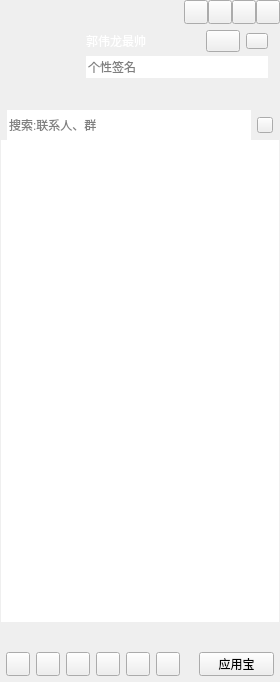
<?xml version="1.0" encoding="UTF-8"?>
<ui version="4.0">
 <class>CCMainWindowClass</class>
 <widget class="QWidget" name="CCMainWindowClass">
  <property name="geometry">
   <rect>
    <x>0</x>
    <y>0</y>
    <width>280</width>
    <height>682</height>
   </rect>
  </property>
  <property name="sizePolicy">
   <sizepolicy hsizetype="Maximum" vsizetype="Preferred">
    <horstretch>0</horstretch>
    <verstretch>0</verstretch>
   </sizepolicy>
  </property>
  <property name="minimumSize">
   <size>
    <width>280</width>
    <height>682</height>
   </size>
  </property>
  <property name="windowTitle">
   <string>CCMainWindow</string>
  </property>
  <layout class="QVBoxLayout" name="verticalLayout_6">
   <property name="spacing">
    <number>0</number>
   </property>
   <property name="leftMargin">
    <number>0</number>
   </property>
   <property name="topMargin">
    <number>0</number>
   </property>
   <property name="rightMargin">
    <number>0</number>
   </property>
   <property name="bottomMargin">
    <number>0</number>
   </property>
   <item>
    <widget class="QWidget" name="titleWidget" native="true">
     <property name="sizePolicy">
      <sizepolicy hsizetype="Expanding" vsizetype="Preferred">
       <horstretch>0</horstretch>
       <verstretch>0</verstretch>
      </sizepolicy>
     </property>
     <property name="titleskin" stdset="0">
      <bool>true</bool>
     </property>
     <layout class="QVBoxLayout" name="verticalLayout_2">
      <property name="spacing">
       <number>0</number>
      </property>
      <property name="leftMargin">
       <number>0</number>
      </property>
      <property name="topMargin">
       <number>0</number>
      </property>
      <property name="rightMargin">
       <number>0</number>
      </property>
      <property name="bottomMargin">
       <number>0</number>
      </property>
      <item>
       <layout class="QHBoxLayout" name="horizontalLayout">
        <property name="spacing">
         <number>0</number>
        </property>
        <property name="leftMargin">
         <number>12</number>
        </property>
        <item>
         <widget class="QLabel" name="titleIcon">
          <property name="sizePolicy">
           <sizepolicy hsizetype="Fixed" vsizetype="Fixed">
            <horstretch>0</horstretch>
            <verstretch>0</verstretch>
           </sizepolicy>
          </property>
          <property name="minimumSize">
           <size>
            <width>42</width>
            <height>18</height>
           </size>
          </property>
          <property name="maximumSize">
           <size>
            <width>42</width>
            <height>18</height>
           </size>
          </property>
          <property name="text">
           <string/>
          </property>
         </widget>
        </item>
        <item>
         <spacer name="horizontalSpacer">
          <property name="orientation">
           <enum>Qt::Horizontal</enum>
          </property>
          <property name="sizeHint" stdset="0">
           <size>
            <width>40</width>
            <height>20</height>
           </size>
          </property>
         </spacer>
        </item>
        <item>
         <widget class="QPushButton" name="palcehold1">
          <property name="sizePolicy">
           <sizepolicy hsizetype="Fixed" vsizetype="Fixed">
            <horstretch>0</horstretch>
            <verstretch>0</verstretch>
           </sizepolicy>
          </property>
          <property name="minimumSize">
           <size>
            <width>24</width>
            <height>24</height>
           </size>
          </property>
          <property name="maximumSize">
           <size>
            <width>24</width>
            <height>24</height>
           </size>
          </property>
          <property name="text">
           <string/>
          </property>
         </widget>
        </item>
        <item>
         <widget class="QPushButton" name="placehold2">
          <property name="sizePolicy">
           <sizepolicy hsizetype="Fixed" vsizetype="Fixed">
            <horstretch>0</horstretch>
            <verstretch>0</verstretch>
           </sizepolicy>
          </property>
          <property name="minimumSize">
           <size>
            <width>24</width>
            <height>24</height>
           </size>
          </property>
          <property name="maximumSize">
           <size>
            <width>24</width>
            <height>24</height>
           </size>
          </property>
          <property name="text">
           <string/>
          </property>
         </widget>
        </item>
        <item>
         <widget class="QPushButton" name="sysmin">
          <property name="sizePolicy">
           <sizepolicy hsizetype="Fixed" vsizetype="Fixed">
            <horstretch>0</horstretch>
            <verstretch>0</verstretch>
           </sizepolicy>
          </property>
          <property name="minimumSize">
           <size>
            <width>24</width>
            <height>24</height>
           </size>
          </property>
          <property name="maximumSize">
           <size>
            <width>24</width>
            <height>24</height>
           </size>
          </property>
          <property name="text">
           <string/>
          </property>
         </widget>
        </item>
        <item>
         <widget class="QPushButton" name="sysclose">
          <property name="sizePolicy">
           <sizepolicy hsizetype="Fixed" vsizetype="Fixed">
            <horstretch>0</horstretch>
            <verstretch>0</verstretch>
           </sizepolicy>
          </property>
          <property name="minimumSize">
           <size>
            <width>24</width>
            <height>24</height>
           </size>
          </property>
          <property name="maximumSize">
           <size>
            <width>24</width>
            <height>24</height>
           </size>
          </property>
          <property name="text">
           <string/>
          </property>
         </widget>
        </item>
       </layout>
      </item>
      <item>
       <layout class="QHBoxLayout" name="horizontalLayout_3">
        <property name="leftMargin">
         <number>12</number>
        </property>
        <property name="topMargin">
         <number>6</number>
        </property>
        <property name="rightMargin">
         <number>12</number>
        </property>
        <property name="bottomMargin">
         <number>6</number>
        </property>
        <item>
         <widget class="QLabel" name="headLabel">
          <property name="sizePolicy">
           <sizepolicy hsizetype="Fixed" vsizetype="Fixed">
            <horstretch>0</horstretch>
            <verstretch>0</verstretch>
           </sizepolicy>
          </property>
          <property name="minimumSize">
           <size>
            <width>68</width>
            <height>68</height>
           </size>
          </property>
          <property name="maximumSize">
           <size>
            <width>68</width>
            <height>68</height>
           </size>
          </property>
          <property name="text">
           <string/>
          </property>
         </widget>
        </item>
        <item>
         <layout class="QVBoxLayout" name="verticalLayout">
          <property name="spacing">
           <number>4</number>
          </property>
          <item>
           <layout class="QHBoxLayout" name="horizontalLayout_2">
            <item>
             <widget class="QLabel" name="nameLabel">
              <property name="sizePolicy">
               <sizepolicy hsizetype="Expanding" vsizetype="Fixed">
                <horstretch>0</horstretch>
                <verstretch>0</verstretch>
               </sizepolicy>
              </property>
              <property name="minimumSize">
               <size>
                <width>0</width>
                <height>22</height>
               </size>
              </property>
              <property name="maximumSize">
               <size>
                <width>16777215</width>
                <height>22</height>
               </size>
              </property>
              <property name="styleSheet">
               <string notr="true">color:rgb(255,255,255);
font:75 12pt '微软雅黑';</string>
              </property>
              <property name="text">
               <string>郭伟龙最帅</string>
              </property>
             </widget>
            </item>
            <item>
             <widget class="QPushButton" name="stausBtn">
              <property name="sizePolicy">
               <sizepolicy hsizetype="Fixed" vsizetype="Fixed">
                <horstretch>0</horstretch>
                <verstretch>0</verstretch>
               </sizepolicy>
              </property>
              <property name="minimumSize">
               <size>
                <width>34</width>
                <height>22</height>
               </size>
              </property>
              <property name="maximumSize">
               <size>
                <width>34</width>
                <height>22</height>
               </size>
              </property>
              <property name="text">
               <string/>
              </property>
              <property name="hasborder" stdset="0">
               <bool>true</bool>
              </property>
             </widget>
            </item>
            <item>
             <widget class="QPushButton" name="levelBtn">
              <property name="sizePolicy">
               <sizepolicy hsizetype="Fixed" vsizetype="Fixed">
                <horstretch>0</horstretch>
                <verstretch>0</verstretch>
               </sizepolicy>
              </property>
              <property name="minimumSize">
               <size>
                <width>22</width>
                <height>16</height>
               </size>
              </property>
              <property name="maximumSize">
               <size>
                <width>22</width>
                <height>16</height>
               </size>
              </property>
              <property name="text">
               <string/>
              </property>
              <property name="hasborder" stdset="0">
               <bool>true</bool>
              </property>
             </widget>
            </item>
           </layout>
          </item>
          <item>
           <widget class="QLineEdit" name="lineEdit">
            <property name="minimumSize">
             <size>
              <width>0</width>
              <height>22</height>
             </size>
            </property>
            <property name="maximumSize">
             <size>
              <width>16777215</width>
              <height>22</height>
             </size>
            </property>
            <property name="frame">
             <bool>false</bool>
            </property>
            <property name="placeholderText">
             <string>个性签名</string>
            </property>
           </widget>
          </item>
          <item>
           <widget class="QWidget" name="appWidget" native="true">
            <property name="sizePolicy">
             <sizepolicy hsizetype="Expanding" vsizetype="Fixed">
              <horstretch>0</horstretch>
              <verstretch>0</verstretch>
             </sizepolicy>
            </property>
            <property name="minimumSize">
             <size>
              <width>0</width>
              <height>22</height>
             </size>
            </property>
            <property name="maximumSize">
             <size>
              <width>16777215</width>
              <height>22</height>
             </size>
            </property>
           </widget>
          </item>
         </layout>
        </item>
       </layout>
      </item>
     </layout>
    </widget>
   </item>
   <item>
    <widget class="QWidget" name="widget" native="true">
     <property name="sizePolicy">
      <sizepolicy hsizetype="Expanding" vsizetype="Expanding">
       <horstretch>0</horstretch>
       <verstretch>0</verstretch>
      </sizepolicy>
     </property>
     <layout class="QVBoxLayout" name="verticalLayout_4">
      <property name="spacing">
       <number>0</number>
      </property>
      <property name="leftMargin">
       <number>1</number>
      </property>
      <property name="topMargin">
       <number>0</number>
      </property>
      <property name="rightMargin">
       <number>1</number>
      </property>
      <property name="bottomMargin">
       <number>0</number>
      </property>
      <item>
       <widget class="QWidget" name="searchWidget" native="true">
        <property name="sizePolicy">
         <sizepolicy hsizetype="Expanding" vsizetype="Fixed">
          <horstretch>0</horstretch>
          <verstretch>0</verstretch>
         </sizepolicy>
        </property>
        <property name="minimumSize">
         <size>
          <width>0</width>
          <height>30</height>
         </size>
        </property>
        <property name="maximumSize">
         <size>
          <width>16777215</width>
          <height>30</height>
         </size>
        </property>
        <layout class="QHBoxLayout" name="horizontalLayout_4">
         <property name="leftMargin">
          <number>6</number>
         </property>
         <property name="topMargin">
          <number>0</number>
         </property>
         <property name="rightMargin">
          <number>6</number>
         </property>
         <property name="bottomMargin">
          <number>0</number>
         </property>
         <item>
          <widget class="QLineEdit" name="searchLineEdit">
           <property name="minimumSize">
            <size>
             <width>0</width>
             <height>30</height>
            </size>
           </property>
           <property name="maximumSize">
            <size>
             <width>16777215</width>
             <height>30</height>
            </size>
           </property>
           <property name="frame">
            <bool>false</bool>
           </property>
           <property name="placeholderText">
            <string>搜索:联系人、群</string>
           </property>
          </widget>
         </item>
         <item>
          <widget class="QPushButton" name="searchBtn">
           <property name="sizePolicy">
            <sizepolicy hsizetype="Fixed" vsizetype="Fixed">
             <horstretch>0</horstretch>
             <verstretch>0</verstretch>
            </sizepolicy>
           </property>
           <property name="minimumSize">
            <size>
             <width>16</width>
             <height>16</height>
            </size>
           </property>
           <property name="maximumSize">
            <size>
             <width>16</width>
             <height>16</height>
            </size>
           </property>
           <property name="text">
            <string/>
           </property>
          </widget>
         </item>
        </layout>
       </widget>
      </item>
      <item>
       <widget class="QScrollArea" name="scrollArea">
        <property name="frameShape">
         <enum>QFrame::NoFrame</enum>
        </property>
        <property name="widgetResizable">
         <bool>true</bool>
        </property>
        <widget class="QWidget" name="scrollAreaWidgetContents">
         <property name="geometry">
          <rect>
           <x>0</x>
           <y>0</y>
           <width>278</width>
           <height>476</height>
          </rect>
         </property>
         <layout class="QVBoxLayout" name="verticalLayout_3">
          <property name="spacing">
           <number>0</number>
          </property>
          <property name="leftMargin">
           <number>0</number>
          </property>
          <property name="topMargin">
           <number>0</number>
          </property>
          <property name="rightMargin">
           <number>0</number>
          </property>
          <property name="bottomMargin">
           <number>0</number>
          </property>
          <item>
           <widget class="QTreeWidget" name="treeWidget">
            <property name="frameShape">
             <enum>QFrame::NoFrame</enum>
            </property>
            <property name="verticalScrollBarPolicy">
             <enum>Qt::ScrollBarAlwaysOff</enum>
            </property>
            <property name="horizontalScrollBarPolicy">
             <enum>Qt::ScrollBarAlwaysOff</enum>
            </property>
            <property name="editTriggers">
             <set>QAbstractItemView::AllEditTriggers</set>
            </property>
            <property name="indentation">
             <number>0</number>
            </property>
            <property name="headerHidden">
             <bool>true</bool>
            </property>
            <property name="expandsOnDoubleClick">
             <bool>false</bool>
            </property>
            <column>
             <property name="text">
              <string notr="true">1</string>
             </property>
            </column>
           </widget>
          </item>
         </layout>
        </widget>
       </widget>
      </item>
     </layout>
    </widget>
   </item>
   <item>
    <widget class="QWidget" name="bottomWidget" native="true">
     <property name="sizePolicy">
      <sizepolicy hsizetype="Expanding" vsizetype="Fixed">
       <horstretch>0</horstretch>
       <verstretch>0</verstretch>
      </sizepolicy>
     </property>
     <property name="minimumSize">
      <size>
       <width>0</width>
       <height>60</height>
      </size>
     </property>
     <property name="maximumSize">
      <size>
       <width>16777215</width>
       <height>60</height>
      </size>
     </property>
     <property name="bottomskin" stdset="0">
      <bool>true</bool>
     </property>
     <layout class="QVBoxLayout" name="verticalLayout_5" stretch="1,1">
      <property name="leftMargin">
       <number>6</number>
      </property>
      <property name="topMargin">
       <number>6</number>
      </property>
      <property name="rightMargin">
       <number>6</number>
      </property>
      <property name="bottomMargin">
       <number>6</number>
      </property>
      <item>
       <layout class="QHBoxLayout" name="bottomLayout_up"/>
      </item>
      <item>
       <layout class="QHBoxLayout" name="horizontalLayout_5">
        <item>
         <widget class="QPushButton" name="bottomBtn_1">
          <property name="sizePolicy">
           <sizepolicy hsizetype="Fixed" vsizetype="Fixed">
            <horstretch>0</horstretch>
            <verstretch>0</verstretch>
           </sizepolicy>
          </property>
          <property name="minimumSize">
           <size>
            <width>24</width>
            <height>24</height>
           </size>
          </property>
          <property name="maximumSize">
           <size>
            <width>24</width>
            <height>24</height>
           </size>
          </property>
          <property name="text">
           <string/>
          </property>
         </widget>
        </item>
        <item>
         <widget class="QPushButton" name="bottomBtn_2">
          <property name="sizePolicy">
           <sizepolicy hsizetype="Fixed" vsizetype="Fixed">
            <horstretch>0</horstretch>
            <verstretch>0</verstretch>
           </sizepolicy>
          </property>
          <property name="minimumSize">
           <size>
            <width>24</width>
            <height>24</height>
           </size>
          </property>
          <property name="maximumSize">
           <size>
            <width>24</width>
            <height>24</height>
           </size>
          </property>
          <property name="text">
           <string/>
          </property>
         </widget>
        </item>
        <item>
         <widget class="QPushButton" name="bottomBtn_3">
          <property name="sizePolicy">
           <sizepolicy hsizetype="Fixed" vsizetype="Fixed">
            <horstretch>0</horstretch>
            <verstretch>0</verstretch>
           </sizepolicy>
          </property>
          <property name="minimumSize">
           <size>
            <width>24</width>
            <height>24</height>
           </size>
          </property>
          <property name="maximumSize">
           <size>
            <width>24</width>
            <height>24</height>
           </size>
          </property>
          <property name="text">
           <string/>
          </property>
         </widget>
        </item>
        <item>
         <widget class="QPushButton" name="bottomBtn_4">
          <property name="sizePolicy">
           <sizepolicy hsizetype="Fixed" vsizetype="Fixed">
            <horstretch>0</horstretch>
            <verstretch>0</verstretch>
           </sizepolicy>
          </property>
          <property name="minimumSize">
           <size>
            <width>24</width>
            <height>24</height>
           </size>
          </property>
          <property name="maximumSize">
           <size>
            <width>24</width>
            <height>24</height>
           </size>
          </property>
          <property name="text">
           <string/>
          </property>
         </widget>
        </item>
        <item>
         <widget class="QPushButton" name="bottomBtn_5">
          <property name="sizePolicy">
           <sizepolicy hsizetype="Fixed" vsizetype="Fixed">
            <horstretch>0</horstretch>
            <verstretch>0</verstretch>
           </sizepolicy>
          </property>
          <property name="minimumSize">
           <size>
            <width>24</width>
            <height>24</height>
           </size>
          </property>
          <property name="maximumSize">
           <size>
            <width>24</width>
            <height>24</height>
           </size>
          </property>
          <property name="text">
           <string/>
          </property>
         </widget>
        </item>
        <item>
         <widget class="QPushButton" name="bottomBtn_6">
          <property name="sizePolicy">
           <sizepolicy hsizetype="Fixed" vsizetype="Fixed">
            <horstretch>0</horstretch>
            <verstretch>0</verstretch>
           </sizepolicy>
          </property>
          <property name="minimumSize">
           <size>
            <width>24</width>
            <height>24</height>
           </size>
          </property>
          <property name="maximumSize">
           <size>
            <width>24</width>
            <height>24</height>
           </size>
          </property>
          <property name="text">
           <string/>
          </property>
         </widget>
        </item>
        <item>
         <spacer name="horizontalSpacer_2">
          <property name="orientation">
           <enum>Qt::Horizontal</enum>
          </property>
          <property name="sizeHint" stdset="0">
           <size>
            <width>18</width>
            <height>20</height>
           </size>
          </property>
         </spacer>
        </item>
        <item>
         <widget class="QPushButton" name="bottomBtn_7">
          <property name="sizePolicy">
           <sizepolicy hsizetype="Preferred" vsizetype="Fixed">
            <horstretch>0</horstretch>
            <verstretch>0</verstretch>
           </sizepolicy>
          </property>
          <property name="minimumSize">
           <size>
            <width>63</width>
            <height>24</height>
           </size>
          </property>
          <property name="maximumSize">
           <size>
            <width>86</width>
            <height>24</height>
           </size>
          </property>
          <property name="text">
           <string>应用宝</string>
          </property>
         </widget>
        </item>
       </layout>
      </item>
     </layout>
    </widget>
   </item>
  </layout>
 </widget>
 <layoutdefault spacing="6" margin="11"/>
 <resources>
  <include location="CCMainWindow.qrc"/>
 </resources>
 <connections/>
</ui>
